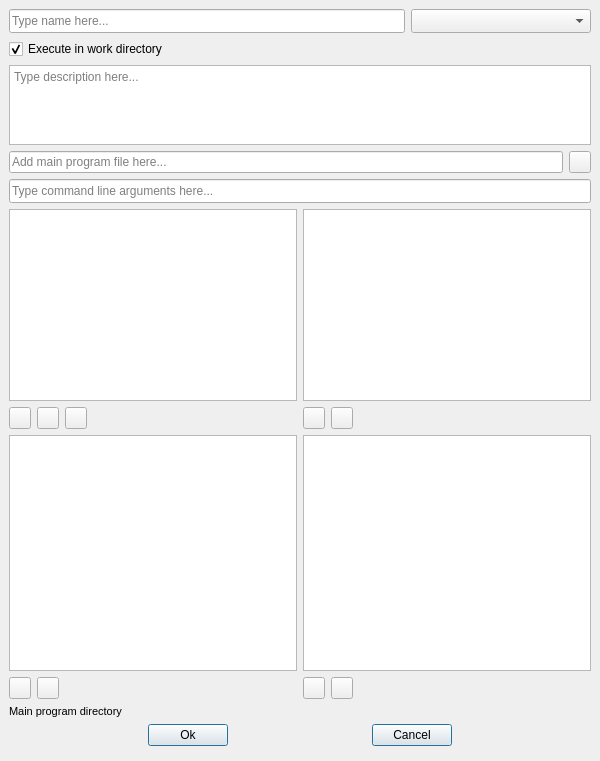
<?xml version="1.0" encoding="UTF-8"?>
<!--
######################################################################################################################
# Copyright (C) 2017 - 2019 Spine project consortium
# This file is part of Spine Toolbox.
# Spine Toolbox is free software: you can redistribute it and\/or modify it under the terms of the GNU Lesser General
# Public License as published by the Free Software Foundation, either version 3 of the License, or (at your option)
# any later version. This program is distributed in the hope that it will be useful, but WITHOUT ANY WARRANTY;
# without even the implied warranty of MERCHANTABILITY or FITNESS FOR A PARTICULAR PURPOSE. See the GNU Lesser General
# Public License for more details. You should have received a copy of the GNU Lesser General Public License along with
# this program. If not, see <http:\/\/www.gnu.org\/licenses\/>.
######################################################################################################################
-->
<ui version="4.0">
 <class>Form</class>
 <widget class="QWidget" name="Form">
  <property name="windowModality">
   <enum>Qt::ApplicationModal</enum>
  </property>
  <property name="geometry">
   <rect>
    <x>0</x>
    <y>0</y>
    <width>600</width>
    <height>761</height>
   </rect>
  </property>
  <property name="sizePolicy">
   <sizepolicy hsizetype="Minimum" vsizetype="Minimum">
    <horstretch>0</horstretch>
    <verstretch>0</verstretch>
   </sizepolicy>
  </property>
  <property name="windowTitle">
   <string>Edit Tool Specification</string>
  </property>
  <property name="styleSheet">
   <string notr="true"/>
  </property>
  <layout class="QVBoxLayout" name="verticalLayout_6">
   <property name="spacing">
    <number>0</number>
   </property>
   <property name="leftMargin">
    <number>0</number>
   </property>
   <property name="topMargin">
    <number>0</number>
   </property>
   <property name="rightMargin">
    <number>0</number>
   </property>
   <property name="bottomMargin">
    <number>0</number>
   </property>
   <item>
    <layout class="QVBoxLayout" name="verticalLayout_5">
     <property name="spacing">
      <number>6</number>
     </property>
     <property name="leftMargin">
      <number>9</number>
     </property>
     <property name="topMargin">
      <number>9</number>
     </property>
     <property name="rightMargin">
      <number>9</number>
     </property>
     <property name="bottomMargin">
      <number>9</number>
     </property>
     <item>
      <layout class="QHBoxLayout" name="horizontalLayout">
       <item>
        <widget class="QLineEdit" name="lineEdit_name">
         <property name="sizePolicy">
          <sizepolicy hsizetype="Expanding" vsizetype="Fixed">
           <horstretch>0</horstretch>
           <verstretch>0</verstretch>
          </sizepolicy>
         </property>
         <property name="minimumSize">
          <size>
           <width>220</width>
           <height>24</height>
          </size>
         </property>
         <property name="maximumSize">
          <size>
           <width>5000</width>
           <height>24</height>
          </size>
         </property>
         <property name="toolTip">
          <string>&lt;html&gt;&lt;head/&gt;&lt;body&gt;&lt;p&gt;Tool specification name (required)&lt;/p&gt;&lt;/body&gt;&lt;/html&gt;</string>
         </property>
         <property name="placeholderText">
          <string>Type name here...</string>
         </property>
         <property name="clearButtonEnabled">
          <bool>true</bool>
         </property>
        </widget>
       </item>
       <item>
        <widget class="QComboBox" name="comboBox_tooltype">
         <property name="sizePolicy">
          <sizepolicy hsizetype="Preferred" vsizetype="Fixed">
           <horstretch>0</horstretch>
           <verstretch>0</verstretch>
          </sizepolicy>
         </property>
         <property name="minimumSize">
          <size>
           <width>180</width>
           <height>24</height>
          </size>
         </property>
         <property name="maximumSize">
          <size>
           <width>16777215</width>
           <height>24</height>
          </size>
         </property>
         <property name="toolTip">
          <string>&lt;html&gt;&lt;head/&gt;&lt;body&gt;&lt;p&gt;Tool specification type&lt;/p&gt;&lt;/body&gt;&lt;/html&gt;</string>
         </property>
         <property name="currentText">
          <string/>
         </property>
        </widget>
       </item>
      </layout>
     </item>
     <item>
      <widget class="QCheckBox" name="checkBox_execute_in_work">
       <property name="toolTip">
        <string>&lt;html&gt;&lt;head/&gt;&lt;body&gt;&lt;p&gt;If checked, Tool specification is executed in a work directory (default).&lt;/p&gt;&lt;p&gt;If unchecked, Tool specification is executed in main program file directory.&lt;/p&gt;&lt;p&gt;It is recommended to uncheck this for &lt;span style=&quot; font-weight:600;&quot;&gt;Executable&lt;/span&gt; Tool specifications.&lt;/p&gt;&lt;/body&gt;&lt;/html&gt;</string>
       </property>
       <property name="text">
        <string>Execute in work directory</string>
       </property>
       <property name="checked">
        <bool>true</bool>
       </property>
      </widget>
     </item>
     <item>
      <widget class="QTextEdit" name="textEdit_description">
       <property name="maximumSize">
        <size>
         <width>16777215</width>
         <height>80</height>
        </size>
       </property>
       <property name="focusPolicy">
        <enum>Qt::StrongFocus</enum>
       </property>
       <property name="toolTip">
        <string>&lt;html&gt;&lt;head/&gt;&lt;body&gt;&lt;p&gt;Tool specification description (optional)&lt;/p&gt;&lt;/body&gt;&lt;/html&gt;</string>
       </property>
       <property name="tabChangesFocus">
        <bool>true</bool>
       </property>
       <property name="placeholderText">
        <string>Type description here...</string>
       </property>
      </widget>
     </item>
     <item>
      <layout class="QHBoxLayout" name="horizontalLayout_6">
       <item>
        <widget class="CustomQLineEdit" name="lineEdit_main_program">
         <property name="toolTip">
          <string>&lt;html&gt;&lt;head/&gt;&lt;body&gt;&lt;p&gt;Main program file that is used to launch the Tool specification (required)&lt;/p&gt;&lt;/body&gt;&lt;/html&gt;</string>
         </property>
         <property name="placeholderText">
          <string>Add main program file here...</string>
         </property>
         <property name="clearButtonEnabled">
          <bool>true</bool>
         </property>
        </widget>
       </item>
       <item>
        <widget class="QToolButton" name="toolButton_add_main_program">
         <property name="maximumSize">
          <size>
           <width>22</width>
           <height>22</height>
          </size>
         </property>
         <property name="toolTip">
          <string>&lt;html&gt;&lt;head/&gt;&lt;body&gt;&lt;p&gt;Create a new main program or select an existing one&lt;/p&gt;&lt;/body&gt;&lt;/html&gt;</string>
         </property>
         <property name="icon">
          <iconset resource="resources/resources_icons.qrc">
           <normaloff>:/icons/file.svg</normaloff>:/icons/file.svg</iconset>
         </property>
         <property name="popupMode">
          <enum>QToolButton::InstantPopup</enum>
         </property>
         <property name="autoRaise">
          <bool>false</bool>
         </property>
        </widget>
       </item>
      </layout>
     </item>
     <item>
      <widget class="QLineEdit" name="lineEdit_args">
       <property name="enabled">
        <bool>true</bool>
       </property>
       <property name="sizePolicy">
        <sizepolicy hsizetype="Expanding" vsizetype="Fixed">
         <horstretch>0</horstretch>
         <verstretch>0</verstretch>
        </sizepolicy>
       </property>
       <property name="minimumSize">
        <size>
         <width>220</width>
         <height>24</height>
        </size>
       </property>
       <property name="maximumSize">
        <size>
         <width>5000</width>
         <height>24</height>
        </size>
       </property>
       <property name="toolTip">
        <string>&lt;html&gt;&lt;head/&gt;&lt;body&gt;&lt;p&gt;Command line arguments (space-delimited) for the main program (optional)&lt;/p&gt;&lt;/body&gt;&lt;/html&gt;</string>
       </property>
       <property name="placeholderText">
        <string>Type command line arguments here...</string>
       </property>
       <property name="clearButtonEnabled">
        <bool>true</bool>
       </property>
      </widget>
     </item>
     <item>
      <layout class="QGridLayout" name="gridLayout">
       <item row="0" column="0">
        <layout class="QVBoxLayout" name="verticalLayout">
         <property name="spacing">
          <number>6</number>
         </property>
         <item>
          <widget class="SourcesTreeView" name="treeView_sourcefiles">
           <property name="sizePolicy">
            <sizepolicy hsizetype="Expanding" vsizetype="Preferred">
             <horstretch>0</horstretch>
             <verstretch>0</verstretch>
            </sizepolicy>
           </property>
           <property name="maximumSize">
            <size>
             <width>16777215</width>
             <height>200</height>
            </size>
           </property>
           <property name="font">
            <font>
             <pointsize>10</pointsize>
            </font>
           </property>
           <property name="focusPolicy">
            <enum>Qt::StrongFocus</enum>
           </property>
           <property name="acceptDrops">
            <bool>true</bool>
           </property>
           <property name="toolTip">
            <string>&lt;html&gt;&lt;head/&gt;&lt;body&gt;&lt;p&gt;Other source files and/or directories (in addition to the main program file) &lt;span style=&quot; font-weight:600;&quot;&gt;required&lt;/span&gt; by the program.&lt;/p&gt;&lt;p&gt;&lt;span style=&quot; font-weight:600;&quot;&gt;Tip&lt;/span&gt;: You can Drag &amp;amp; Drop files and/or directories here from File Explorer.&lt;/p&gt;&lt;/body&gt;&lt;/html&gt;</string>
           </property>
           <property name="lineWidth">
            <number>1</number>
           </property>
           <property name="selectionMode">
            <enum>QAbstractItemView::ExtendedSelection</enum>
           </property>
           <property name="verticalScrollMode">
            <enum>QAbstractItemView::ScrollPerPixel</enum>
           </property>
           <property name="indentation">
            <number>5</number>
           </property>
          </widget>
         </item>
         <item>
          <layout class="QHBoxLayout" name="horizontalLayout_2">
           <item>
            <widget class="QToolButton" name="toolButton_add_source_files">
             <property name="sizePolicy">
              <sizepolicy hsizetype="Fixed" vsizetype="Fixed">
               <horstretch>0</horstretch>
               <verstretch>0</verstretch>
              </sizepolicy>
             </property>
             <property name="minimumSize">
              <size>
               <width>22</width>
               <height>22</height>
              </size>
             </property>
             <property name="maximumSize">
              <size>
               <width>22</width>
               <height>22</height>
              </size>
             </property>
             <property name="font">
              <font>
               <pointsize>10</pointsize>
               <weight>75</weight>
               <bold>true</bold>
              </font>
             </property>
             <property name="toolTip">
              <string>&lt;html&gt;&lt;head/&gt;&lt;body&gt;&lt;p&gt;Add source code &lt;span style=&quot; font-weight:600;&quot;&gt;files&lt;/span&gt; that your program requires in order to run.&lt;/p&gt;&lt;/body&gt;&lt;/html&gt;</string>
             </property>
             <property name="text">
              <string/>
             </property>
             <property name="icon">
              <iconset resource="resources/resources_icons.qrc">
               <normaloff>:/icons/file-link.svg</normaloff>:/icons/file-link.svg</iconset>
             </property>
            </widget>
           </item>
           <item>
            <widget class="QToolButton" name="toolButton_add_source_dirs">
             <property name="minimumSize">
              <size>
               <width>22</width>
               <height>22</height>
              </size>
             </property>
             <property name="maximumSize">
              <size>
               <width>22</width>
               <height>22</height>
              </size>
             </property>
             <property name="toolTip">
              <string>&lt;html&gt;&lt;head/&gt;&lt;body&gt;&lt;p&gt;Add source code &lt;span style=&quot; font-weight:600;&quot;&gt;directory&lt;/span&gt; and all its contents.&lt;/p&gt;&lt;/body&gt;&lt;/html&gt;</string>
             </property>
             <property name="icon">
              <iconset resource="resources/resources_icons.qrc">
               <normaloff>:/icons/folder-link.svg</normaloff>:/icons/folder-link.svg</iconset>
             </property>
            </widget>
           </item>
           <item>
            <widget class="QToolButton" name="toolButton_minus_source_files">
             <property name="sizePolicy">
              <sizepolicy hsizetype="Fixed" vsizetype="Fixed">
               <horstretch>0</horstretch>
               <verstretch>0</verstretch>
              </sizepolicy>
             </property>
             <property name="minimumSize">
              <size>
               <width>22</width>
               <height>22</height>
              </size>
             </property>
             <property name="maximumSize">
              <size>
               <width>22</width>
               <height>22</height>
              </size>
             </property>
             <property name="font">
              <font>
               <pointsize>10</pointsize>
               <weight>75</weight>
               <bold>true</bold>
              </font>
             </property>
             <property name="toolTip">
              <string>&lt;html&gt;&lt;head/&gt;&lt;body&gt;&lt;p&gt;Remove selected item(s)&lt;/p&gt;&lt;/body&gt;&lt;/html&gt;</string>
             </property>
             <property name="text">
              <string/>
             </property>
             <property name="icon">
              <iconset resource="resources/resources_icons.qrc">
               <normaloff>:/icons/menu_icons/trash-alt.svg</normaloff>:/icons/menu_icons/trash-alt.svg</iconset>
             </property>
            </widget>
           </item>
           <item>
            <spacer name="horizontalSpacer_15">
             <property name="orientation">
              <enum>Qt::Horizontal</enum>
             </property>
             <property name="sizeHint" stdset="0">
              <size>
               <width>40</width>
               <height>20</height>
              </size>
             </property>
            </spacer>
           </item>
          </layout>
         </item>
        </layout>
       </item>
       <item row="0" column="1">
        <layout class="QVBoxLayout" name="verticalLayout_3">
         <property name="spacing">
          <number>6</number>
         </property>
         <item>
          <widget class="CustomTreeView" name="treeView_inputfiles">
           <property name="sizePolicy">
            <sizepolicy hsizetype="Expanding" vsizetype="Preferred">
             <horstretch>0</horstretch>
             <verstretch>0</verstretch>
            </sizepolicy>
           </property>
           <property name="maximumSize">
            <size>
             <width>16777215</width>
             <height>500</height>
            </size>
           </property>
           <property name="font">
            <font>
             <pointsize>10</pointsize>
            </font>
           </property>
           <property name="focusPolicy">
            <enum>Qt::StrongFocus</enum>
           </property>
           <property name="toolTip">
            <string>&lt;html&gt;&lt;head/&gt;&lt;body&gt;&lt;p&gt;&lt;span style=&quot; font-weight:600;&quot;&gt;Required&lt;/span&gt; data files for the program.&lt;/p&gt;&lt;p&gt;&lt;span style=&quot; font-weight:600;&quot;&gt;Tip&lt;/span&gt;: Double-click or press F2 to edit selected item.&lt;/p&gt;&lt;/body&gt;&lt;/html&gt;</string>
           </property>
           <property name="lineWidth">
            <number>1</number>
           </property>
           <property name="selectionMode">
            <enum>QAbstractItemView::ExtendedSelection</enum>
           </property>
           <property name="verticalScrollMode">
            <enum>QAbstractItemView::ScrollPerPixel</enum>
           </property>
           <property name="indentation">
            <number>5</number>
           </property>
           <property name="uniformRowHeights">
            <bool>false</bool>
           </property>
          </widget>
         </item>
         <item>
          <layout class="QHBoxLayout" name="horizontalLayout_4">
           <item>
            <widget class="QToolButton" name="toolButton_plus_inputfiles">
             <property name="sizePolicy">
              <sizepolicy hsizetype="Fixed" vsizetype="Fixed">
               <horstretch>0</horstretch>
               <verstretch>0</verstretch>
              </sizepolicy>
             </property>
             <property name="minimumSize">
              <size>
               <width>22</width>
               <height>22</height>
              </size>
             </property>
             <property name="maximumSize">
              <size>
               <width>22</width>
               <height>22</height>
              </size>
             </property>
             <property name="font">
              <font>
               <pointsize>10</pointsize>
               <weight>75</weight>
               <bold>true</bold>
              </font>
             </property>
             <property name="toolTip">
              <string>&lt;html&gt;&lt;head/&gt;&lt;body&gt;&lt;p&gt;Add input filenames and/or directories required by the program. Examples:&lt;/p&gt;&lt;p&gt;'data.csv'&lt;/p&gt;&lt;p&gt;'input/data.csv'&lt;/p&gt;&lt;p&gt;'input/'&lt;/p&gt;&lt;p&gt;'output/'&lt;/p&gt;&lt;p&gt;&lt;br/&gt;&lt;/p&gt;&lt;/body&gt;&lt;/html&gt;</string>
             </property>
             <property name="text">
              <string/>
             </property>
             <property name="icon">
              <iconset resource="resources/resources_icons.qrc">
               <normaloff>:/icons/file-link.svg</normaloff>:/icons/file-link.svg</iconset>
             </property>
            </widget>
           </item>
           <item>
            <widget class="QToolButton" name="toolButton_minus_inputfiles">
             <property name="sizePolicy">
              <sizepolicy hsizetype="Fixed" vsizetype="Fixed">
               <horstretch>0</horstretch>
               <verstretch>0</verstretch>
              </sizepolicy>
             </property>
             <property name="minimumSize">
              <size>
               <width>22</width>
               <height>22</height>
              </size>
             </property>
             <property name="maximumSize">
              <size>
               <width>22</width>
               <height>22</height>
              </size>
             </property>
             <property name="font">
              <font>
               <pointsize>10</pointsize>
               <weight>75</weight>
               <bold>true</bold>
              </font>
             </property>
             <property name="toolTip">
              <string>&lt;html&gt;&lt;head/&gt;&lt;body&gt;&lt;p&gt;Remove selected item(s)&lt;/p&gt;&lt;/body&gt;&lt;/html&gt;</string>
             </property>
             <property name="text">
              <string/>
             </property>
             <property name="icon">
              <iconset resource="resources/resources_icons.qrc">
               <normaloff>:/icons/menu_icons/trash-alt.svg</normaloff>:/icons/menu_icons/trash-alt.svg</iconset>
             </property>
            </widget>
           </item>
           <item>
            <spacer name="horizontalSpacer_8">
             <property name="orientation">
              <enum>Qt::Horizontal</enum>
             </property>
             <property name="sizeHint" stdset="0">
              <size>
               <width>40</width>
               <height>20</height>
              </size>
             </property>
            </spacer>
           </item>
          </layout>
         </item>
        </layout>
       </item>
       <item row="1" column="0">
        <layout class="QVBoxLayout" name="verticalLayout_4">
         <property name="spacing">
          <number>6</number>
         </property>
         <item>
          <widget class="CustomTreeView" name="treeView_inputfiles_opt">
           <property name="maximumSize">
            <size>
             <width>16777215</width>
             <height>500</height>
            </size>
           </property>
           <property name="font">
            <font>
             <pointsize>10</pointsize>
            </font>
           </property>
           <property name="focusPolicy">
            <enum>Qt::StrongFocus</enum>
           </property>
           <property name="toolTip">
            <string>&lt;html&gt;&lt;head/&gt;&lt;body&gt;&lt;p&gt;&lt;span style=&quot; font-weight:600;&quot;&gt;Optional&lt;/span&gt; data files for the program.&lt;/p&gt;&lt;p&gt;&lt;span style=&quot; font-weight:600;&quot;&gt;Tip&lt;/span&gt;: Double-click or press F2 to edit selected item.&lt;/p&gt;&lt;/body&gt;&lt;/html&gt;</string>
           </property>
           <property name="selectionMode">
            <enum>QAbstractItemView::ExtendedSelection</enum>
           </property>
           <property name="verticalScrollMode">
            <enum>QAbstractItemView::ScrollPerPixel</enum>
           </property>
           <property name="indentation">
            <number>5</number>
           </property>
          </widget>
         </item>
         <item>
          <layout class="QHBoxLayout" name="horizontalLayout_5">
           <item>
            <widget class="QToolButton" name="toolButton_plus_inputfiles_opt">
             <property name="sizePolicy">
              <sizepolicy hsizetype="Fixed" vsizetype="Fixed">
               <horstretch>0</horstretch>
               <verstretch>0</verstretch>
              </sizepolicy>
             </property>
             <property name="minimumSize">
              <size>
               <width>22</width>
               <height>22</height>
              </size>
             </property>
             <property name="maximumSize">
              <size>
               <width>22</width>
               <height>22</height>
              </size>
             </property>
             <property name="font">
              <font>
               <pointsize>10</pointsize>
               <weight>75</weight>
               <bold>true</bold>
              </font>
             </property>
             <property name="toolTip">
              <string>&lt;html&gt;&lt;head/&gt;&lt;body&gt;&lt;p&gt;Add optional input filenames and/or directories.&lt;/p&gt;&lt;/body&gt;&lt;/html&gt;</string>
             </property>
             <property name="text">
              <string/>
             </property>
             <property name="icon">
              <iconset resource="resources/resources_icons.qrc">
               <normaloff>:/icons/file-link.svg</normaloff>:/icons/file-link.svg</iconset>
             </property>
            </widget>
           </item>
           <item>
            <widget class="QToolButton" name="toolButton_minus_inputfiles_opt">
             <property name="sizePolicy">
              <sizepolicy hsizetype="Fixed" vsizetype="Fixed">
               <horstretch>0</horstretch>
               <verstretch>0</verstretch>
              </sizepolicy>
             </property>
             <property name="minimumSize">
              <size>
               <width>22</width>
               <height>22</height>
              </size>
             </property>
             <property name="maximumSize">
              <size>
               <width>22</width>
               <height>22</height>
              </size>
             </property>
             <property name="font">
              <font>
               <pointsize>10</pointsize>
               <weight>75</weight>
               <bold>true</bold>
              </font>
             </property>
             <property name="toolTip">
              <string>&lt;html&gt;&lt;head/&gt;&lt;body&gt;&lt;p&gt;Remove selected item(s)&lt;/p&gt;&lt;/body&gt;&lt;/html&gt;</string>
             </property>
             <property name="text">
              <string/>
             </property>
             <property name="icon">
              <iconset resource="resources/resources_icons.qrc">
               <normaloff>:/icons/menu_icons/trash-alt.svg</normaloff>:/icons/menu_icons/trash-alt.svg</iconset>
             </property>
            </widget>
           </item>
           <item>
            <spacer name="horizontalSpacer_10">
             <property name="orientation">
              <enum>Qt::Horizontal</enum>
             </property>
             <property name="sizeHint" stdset="0">
              <size>
               <width>40</width>
               <height>20</height>
              </size>
             </property>
            </spacer>
           </item>
          </layout>
         </item>
        </layout>
       </item>
       <item row="1" column="1">
        <layout class="QVBoxLayout" name="verticalLayout_2">
         <property name="spacing">
          <number>6</number>
         </property>
         <item>
          <widget class="CustomTreeView" name="treeView_outputfiles">
           <property name="maximumSize">
            <size>
             <width>16777215</width>
             <height>500</height>
            </size>
           </property>
           <property name="font">
            <font>
             <pointsize>10</pointsize>
            </font>
           </property>
           <property name="focusPolicy">
            <enum>Qt::WheelFocus</enum>
           </property>
           <property name="toolTip">
            <string>&lt;html&gt;&lt;head/&gt;&lt;body&gt;&lt;p&gt;Output files that may be used by other project items downstream. These files will be archived into a results directory after execution.&lt;/p&gt;&lt;p&gt;&lt;span style=&quot; font-weight:600;&quot;&gt;Tip&lt;/span&gt;: Double-click or press F2 to edit selected item.&lt;/p&gt;&lt;/body&gt;&lt;/html&gt;</string>
           </property>
           <property name="selectionMode">
            <enum>QAbstractItemView::ExtendedSelection</enum>
           </property>
           <property name="verticalScrollMode">
            <enum>QAbstractItemView::ScrollPerPixel</enum>
           </property>
           <property name="indentation">
            <number>5</number>
           </property>
          </widget>
         </item>
         <item>
          <layout class="QHBoxLayout" name="horizontalLayout_3">
           <item>
            <widget class="QToolButton" name="toolButton_plus_outputfiles">
             <property name="sizePolicy">
              <sizepolicy hsizetype="Fixed" vsizetype="Fixed">
               <horstretch>0</horstretch>
               <verstretch>0</verstretch>
              </sizepolicy>
             </property>
             <property name="minimumSize">
              <size>
               <width>22</width>
               <height>22</height>
              </size>
             </property>
             <property name="maximumSize">
              <size>
               <width>22</width>
               <height>22</height>
              </size>
             </property>
             <property name="font">
              <font>
               <pointsize>10</pointsize>
               <weight>75</weight>
               <bold>true</bold>
              </font>
             </property>
             <property name="toolTip">
              <string>&lt;html&gt;&lt;head/&gt;&lt;body&gt;&lt;p&gt;Add output filenames produced by your program that are saved to results after execution.&lt;/p&gt;&lt;/body&gt;&lt;/html&gt;</string>
             </property>
             <property name="text">
              <string/>
             </property>
             <property name="icon">
              <iconset resource="resources/resources_icons.qrc">
               <normaloff>:/icons/file-link.svg</normaloff>:/icons/file-link.svg</iconset>
             </property>
            </widget>
           </item>
           <item>
            <widget class="QToolButton" name="toolButton_minus_outputfiles">
             <property name="sizePolicy">
              <sizepolicy hsizetype="Fixed" vsizetype="Fixed">
               <horstretch>0</horstretch>
               <verstretch>0</verstretch>
              </sizepolicy>
             </property>
             <property name="minimumSize">
              <size>
               <width>22</width>
               <height>22</height>
              </size>
             </property>
             <property name="maximumSize">
              <size>
               <width>22</width>
               <height>22</height>
              </size>
             </property>
             <property name="font">
              <font>
               <pointsize>10</pointsize>
               <weight>75</weight>
               <bold>true</bold>
              </font>
             </property>
             <property name="toolTip">
              <string>&lt;html&gt;&lt;head/&gt;&lt;body&gt;&lt;p&gt;Remove selected item(s)&lt;/p&gt;&lt;/body&gt;&lt;/html&gt;</string>
             </property>
             <property name="text">
              <string/>
             </property>
             <property name="icon">
              <iconset resource="resources/resources_icons.qrc">
               <normaloff>:/icons/menu_icons/trash-alt.svg</normaloff>:/icons/menu_icons/trash-alt.svg</iconset>
             </property>
            </widget>
           </item>
           <item>
            <spacer name="horizontalSpacer_13">
             <property name="orientation">
              <enum>Qt::Horizontal</enum>
             </property>
             <property name="sizeHint" stdset="0">
              <size>
               <width>40</width>
               <height>20</height>
              </size>
             </property>
            </spacer>
           </item>
          </layout>
         </item>
        </layout>
       </item>
      </layout>
     </item>
     <item>
      <layout class="QHBoxLayout" name="horizontalLayout_7">
       <item>
        <widget class="QLabel" name="label">
         <property name="maximumSize">
          <size>
           <width>16777215</width>
           <height>16777215</height>
          </size>
         </property>
         <property name="font">
          <font>
           <pointsize>8</pointsize>
          </font>
         </property>
         <property name="text">
          <string>Main program directory</string>
         </property>
        </widget>
       </item>
       <item>
        <widget class="QLabel" name="label_mainpath">
         <property name="sizePolicy">
          <sizepolicy hsizetype="Expanding" vsizetype="Preferred">
           <horstretch>0</horstretch>
           <verstretch>0</verstretch>
          </sizepolicy>
         </property>
         <property name="font">
          <font>
           <pointsize>8</pointsize>
           <weight>75</weight>
           <bold>true</bold>
          </font>
         </property>
         <property name="text">
          <string/>
         </property>
        </widget>
       </item>
      </layout>
     </item>
     <item>
      <layout class="QHBoxLayout" name="horizontalLayout_8">
       <property name="bottomMargin">
        <number>6</number>
       </property>
       <item>
        <spacer name="horizontalSpacer_2">
         <property name="orientation">
          <enum>Qt::Horizontal</enum>
         </property>
         <property name="sizeHint" stdset="0">
          <size>
           <width>40</width>
           <height>20</height>
          </size>
         </property>
        </spacer>
       </item>
       <item>
        <widget class="QPushButton" name="pushButton_ok">
         <property name="text">
          <string>Ok</string>
         </property>
         <property name="default">
          <bool>true</bool>
         </property>
        </widget>
       </item>
       <item>
        <spacer name="horizontalSpacer">
         <property name="orientation">
          <enum>Qt::Horizontal</enum>
         </property>
         <property name="sizeHint" stdset="0">
          <size>
           <width>40</width>
           <height>20</height>
          </size>
         </property>
        </spacer>
       </item>
       <item>
        <widget class="QPushButton" name="pushButton_cancel">
         <property name="text">
          <string>Cancel</string>
         </property>
         <property name="default">
          <bool>true</bool>
         </property>
        </widget>
       </item>
       <item>
        <spacer name="horizontalSpacer_3">
         <property name="orientation">
          <enum>Qt::Horizontal</enum>
         </property>
         <property name="sizeHint" stdset="0">
          <size>
           <width>40</width>
           <height>20</height>
          </size>
         </property>
        </spacer>
       </item>
      </layout>
     </item>
    </layout>
   </item>
   <item>
    <layout class="QHBoxLayout" name="horizontalLayout_statusbar_placeholder">
     <item>
      <widget class="QWidget" name="widget_invisible_dummy" native="true"/>
     </item>
    </layout>
   </item>
  </layout>
  <zorder></zorder>
 </widget>
 <customwidgets>
  <customwidget>
   <class>CustomQLineEdit</class>
   <extends>QLineEdit</extends>
   <header>spinetoolbox/widgets/custom_qlineedit.h</header>
  </customwidget>
  <customwidget>
   <class>SourcesTreeView</class>
   <extends>QTreeView</extends>
   <header>spinetoolbox/widgets/custom_qtreeview.h</header>
  </customwidget>
  <customwidget>
   <class>CustomTreeView</class>
   <extends>QTreeView</extends>
   <header>spinetoolbox/widgets/custom_qtreeview.h</header>
  </customwidget>
 </customwidgets>
 <tabstops>
  <tabstop>lineEdit_name</tabstop>
  <tabstop>comboBox_tooltype</tabstop>
  <tabstop>checkBox_execute_in_work</tabstop>
  <tabstop>textEdit_description</tabstop>
  <tabstop>lineEdit_main_program</tabstop>
  <tabstop>toolButton_add_main_program</tabstop>
  <tabstop>lineEdit_args</tabstop>
  <tabstop>treeView_sourcefiles</tabstop>
  <tabstop>toolButton_add_source_files</tabstop>
  <tabstop>toolButton_add_source_dirs</tabstop>
  <tabstop>toolButton_minus_source_files</tabstop>
  <tabstop>treeView_inputfiles</tabstop>
  <tabstop>toolButton_plus_inputfiles</tabstop>
  <tabstop>toolButton_minus_inputfiles</tabstop>
  <tabstop>treeView_inputfiles_opt</tabstop>
  <tabstop>toolButton_plus_inputfiles_opt</tabstop>
  <tabstop>toolButton_minus_inputfiles_opt</tabstop>
  <tabstop>treeView_outputfiles</tabstop>
  <tabstop>toolButton_plus_outputfiles</tabstop>
  <tabstop>toolButton_minus_outputfiles</tabstop>
  <tabstop>pushButton_ok</tabstop>
  <tabstop>pushButton_cancel</tabstop>
 </tabstops>
 <resources>
  <include location="resources/resources_icons.qrc"/>
 </resources>
 <connections/>
</ui>
